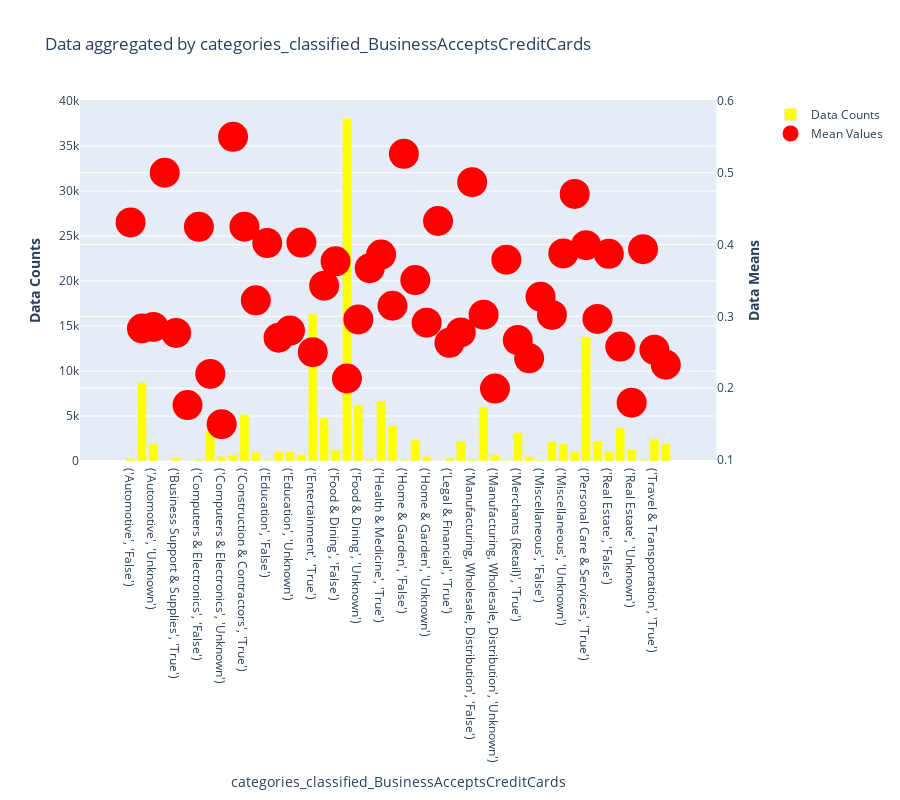

Notebook source saved alongside this figure:
### Code cell
fig = plots.investigate_categoric_variable(df, response, ['categories_classified', 'BusinessAcceptsCreditCards'], ["Unknown"])
fig.update_layout(height=800)

### Figure 1 — Plotly figure (JSON) as saved in the notebook; plotly's stock layout.template omitted (floating-point values rounded to 4 significant figures)
{"data": [{"marker": {"color": "yellow"}, "name": "Data Counts", "type": "bar", "x": ["('Automotive', 'False')", "('Automotive', 'True')", "('Automotive', 'Unknown')", "('Business Support & Supplies', 'False')", "('Business Support & Supplies', 'True')", "('Business Support & Supplies', 'Unknown')", "('Computers & Electronics', 'False')", "('Computers & Electronics', 'True')", "('Computers & Electronics', 'Unknown')", "('Construction & Contractors', 'False')", "('Construction & Contractors', 'True')", "('Construction & Contractors', 'Unknown')", "('Education', 'False')", "('Education', 'True')", "('Education', 'Unknown')", "('Entertainment', 'False')", "('Entertainment', 'True')", "('Entertainment', 'Unknown')", "('Food & Dining', 'False')", "('Food & Dining', 'True')", "('Food & Dining', 'Unknown')", "('Health & Medicine', 'False')", "('Health & Medicine', 'True')", "('Health & Medicine', 'Unknown')", "('Home & Garden', 'False')", "('Home & Garden', 'True')", "('Home & Garden', 'Unknown')", "('Legal & Financial', 'False')", "('Legal & Financial', 'True')", "('Legal & Financial', 'Unknown')", "('Manufacturing, Wholesale, Distribution', 'False')", "('Manufacturing, Wholesale, Distribution', 'True')", "('Manufacturing, Wholesale, Distribution', 'Unknown')", "('Merchants (Retail)', 'False')", "('Merchants (Retail)', 'True')", "('Merchants (Retail)', 'Unknown')", "('Miscellaneous', 'False')", "('Miscellaneous', 'True')", "('Miscellaneous', 'Unknown')", "('Personal Care & Services', 'False')", "('Personal Care & Services', 'True')", "('Personal Care & Services', 'Unknown')", "('Real Estate', 'False')", "('Real Estate', 'True')", "('Real Estate', 'Unknown')", "('Travel & Transportation', 'False')", "('Travel & Transportation', 'True')", "('Travel & Transportation', 'Unknown')"], "xaxis": "x", "y": [311, 8698, 1914, 18, 379, 68, 113, 3320, 487, 669, 5194, 980, 92, 1091, 1031, 730, 16332, 4800, 1221, 38102, 6229, 237, 6650, 3948, 95, 2325, 491, 67, 361, 2186, 115, 5988, 722, 95, 3126, 505, 113, 2175, 1883, 1001, 13813, 2209, 1054, 3659, 1284, 94, 2454, 1917], "yaxis": "y"}, {"marker": {"color": "red", "size": 30}, "mode": "markers", "name": "Mean Values", "type": "scatter", "x": ["('Automotive', 'False')", "('Automotive', 'True')", "('Automotive', 'Unknown')", "('Business Support & Supplies', 'False')", "('Business Support & Supplies', 'True')", "('Business Support & Supplies', 'Unknown')", "('Computers & Electronics', 'False')", "('Computers & Electronics', 'True')", "('Computers & Electronics', 'Unknown')", "('Construction & Contractors', 'False')", "('Construction & Contractors', 'True')", "('Construction & Contractors', 'Unknown')", "('Education', 'False')", "('Education', 'True')", "('Education', 'Unknown')", "('Entertainment', 'False')", "('Entertainment', 'True')", "('Entertainment', 'Unknown')", "('Food & Dining', 'False')", "('Food & Dining', 'True')", "('Food & Dining', 'Unknown')", "('Health & Medicine', 'False')", "('Health & Medicine', 'True')", "('Health & Medicine', 'Unknown')", "('Home & Garden', 'False')", "('Home & Garden', 'True')", "('Home & Garden', 'Unknown')", "('Legal & Financial', 'False')", "('Legal & Financial', 'True')", "('Legal & Financial', 'Unknown')", "('Manufacturing, Wholesale, Distribution', 'False')", "('Manufacturing, Wholesale, Distribution', 'True')", "('Manufacturing, Wholesale, Distribution', 'Unknown')", "('Merchants (Retail)', 'False')", "('Merchants (Retail)', 'True')", "('Merchants (Retail)', 'Unknown')", "('Miscellaneous', 'False')", "('Miscellaneous', 'True')", "('Miscellaneous', 'Unknown')", "('Personal Care & Services', 'False')", "('Personal Care & Services', 'True')", "('Personal Care & Services', 'Unknown')", "('Real Estate', 'False')", "('Real Estate', 'True')", "('Real Estate', 'Unknown')", "('Travel & Transportation', 'False')", "('Travel & Transportation', 'True')", "('Travel & Transportation', 'Unknown')"], "xaxis": "x", "y": [0.4309, 0.2832, 0.2853, 0.5, 0.277, 0.1765, 0.4248, 0.2199, 0.1499, 0.5501, 0.4249, 0.3224, 0.4022, 0.2704, 0.2803, 0.4027, 0.2502, 0.3427, 0.3767, 0.2135, 0.2957, 0.3671, 0.386, 0.3148, 0.5263, 0.3505, 0.2912, 0.4328, 0.2632, 0.2777, 0.487, 0.3024, 0.1994, 0.3789, 0.2671, 0.2416, 0.3274, 0.3021, 0.3877, 0.4705, 0.3992, 0.2965, 0.3871, 0.258, 0.1799, 0.3936, 0.2535, 0.2327], "yaxis": "y2"}], "layout": {"height": 800, "title": {"text": "Data aggregated by categories_classified_BusinessAcceptsCreditCards"}, "xaxis": {"anchor": "y", "domain": [0, 0.94], "title": {"text": "categories_classified_BusinessAcceptsCreditCards"}}, "yaxis": {"anchor": "x", "domain": [0, 1], "title": {"text": "<b>Data Counts</b>"}}, "yaxis2": {"anchor": "x", "overlaying": "y", "side": "right", "title": {"text": "<b>Data Means</b>"}}}}
